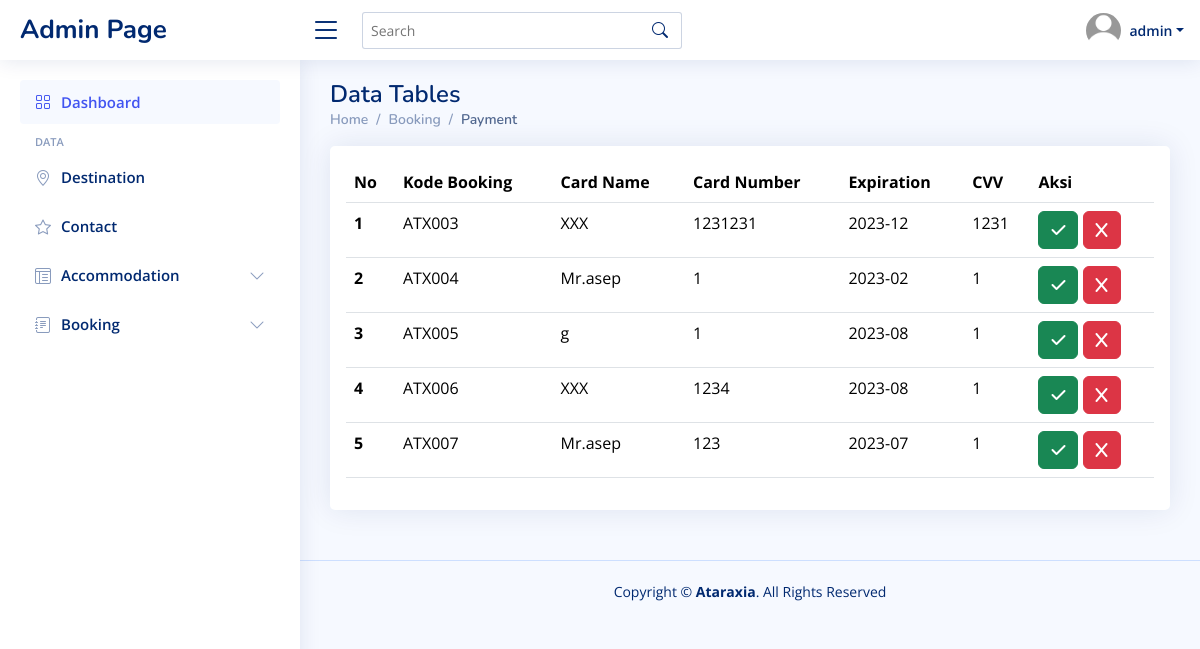
Screenshot of /admin-page/admin.php?page=payment/payment-data (signed in) with the database file from the repository.
### tables this page shows
CREATE TABLE `payment` (
  `id_payment` int(11) NOT NULL,
  `kd_booking` varchar(255) DEFAULT NULL,
  `card_name` varchar(255) DEFAULT NULL,
  `card_number` varchar(255) DEFAULT NULL,
  `cvv` int(11) DEFAULT NULL,
  `expired` varchar(255) DEFAULT NULL
);

### admin-page/payment/payment-data.php (the view)
<div class="pagetitle">
    <h1>Data Tables</h1>
    <nav>
        <ol class="breadcrumb">
            <li class="breadcrumb-item"><a href="index.html">Home</a></li>
            <li class="breadcrumb-item">Booking</li>
            <li class="breadcrumb-item active">Payment</li>
        </ol>
    </nav>
</div>
</div>
<div class="row">
    <div class="col-12">
        <div class="card">
            <div class="card-body p-3">
                <table class="table datatable">
                    <thead>
                        <tr>
                            <th scope="col">No</th>
                            <th scope="col">Kode Booking</th>
                            <th scope="col">Card Name</th>
                            <th scope="col">Card Number</th>
                            <th scope="col">Expiration</th>
                            <th scope="col">CVV</th>
                            <th scope="col">Aksi</th>
                        </tr>
                    </thead>
                    <tbody>
                    <?php
                    $i = 1;
                    $query = mysqli_query($koneksi, "SELECT * FROM payment");
                    while ($data = mysqli_fetch_array($query)) {
                        ?>
                        <tr>
                            <th scope="row"><?php echo $i++; ?></th>
                            <td><?php echo $data['kd_booking']; ?></td>
                            <td><?php echo $data['card_name']; ?></td>
                            <td><?php echo $data['card_number']; ?></td>
                            <td><?php echo $data['expired']; ?></td>
                            <td><?php echo $data['cvv']; ?></td>
                            <td>
                                <a class="btn btn-success" href="?page=payment/payment-ubah&id=<?php echo $data['id_payment']; ?>"><i class="fa-solid fa-check"></i></a>
                                <a onclick="return confirm('Yakin Hapus?')" class="btn btn-danger" href="?page=payment/payment-hapus&id=<?php echo $data['id_payment']; ?>"><i class="fa-solid fa-x"></i></a>
                            </td>
                        </tr>
                        <?php
                    }
                    ?>
                    </tbody>
                </table>
            </div>
        </div>
    </div>
</div>

### admin-page/assets/css/style.css (style rules this page uses)
:root { scroll-behavior: smooth; }
body { font-family: "Open Sans", sans-serif; background: #f6f9ff; color: #444444; }
a { color: #4154f1; text-decoration: none; }
h1, h2, h3, h4, h5, h6 { font-family: "Nunito", sans-serif; }
.pagetitle { margin-bottom: 10px; }
.pagetitle h1 { font-size: 24px; margin-bottom: 0; font-weight: 600; color: #012970; }
.card { margin-bottom: 30px; border: none; border-radius: 5px; box-shadow: 0px 0 30px rgba(1, 41, 112, 0.1); }
.card-body { padding: 0 20px 20px 20px; }
.breadcrumb { font-size: 14px; font-family: "Nunito", sans-serif; color: #899bbd; font-weight: 600; }
.breadcrumb a { color: #899bbd; transition: 0.3s; }
.breadcrumb .breadcrumb-item::before { color: #899bbd; }
.breadcrumb .active { color: #51678f; font-weight: 600; }

### rows the page displays
payment: kd_booking "ATX003", card_name "XXX", card_number "1231231", expired "2023-12", cvv "1231"
payment: kd_booking "ATX004", card_name "Mr.asep", card_number "1", expired "2023-02", cvv "1"
payment: kd_booking "ATX005", card_name "g", card_number "1", expired "2023-08", cvv "1"
payment: kd_booking "ATX006", card_name "XXX", card_number "1234", expired "2023-08", cvv "1"
payment: kd_booking "ATX007", card_name "Mr.asep", card_number "123", expired "2023-07", cvv "1"

### other values shown
$_SESSION['user']['name'] "admin"
